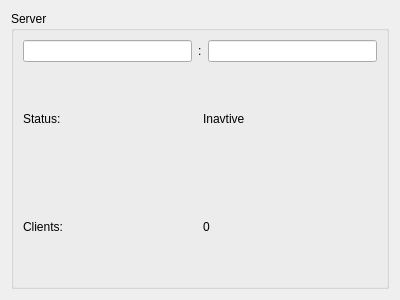
<?xml version="1.0" encoding="UTF-8"?>
<ui version="4.0">
 <class>ServerStatus</class>
 <widget class="QWidget" name="ServerStatus">
  <property name="geometry">
   <rect>
    <x>0</x>
    <y>0</y>
    <width>400</width>
    <height>300</height>
   </rect>
  </property>
  <property name="windowTitle">
   <string>Form</string>
  </property>
  <layout class="QVBoxLayout" name="verticalLayout_2">
   <item>
    <widget class="QGroupBox" name="groupBox">
     <property name="title">
      <string>Server</string>
     </property>
     <layout class="QVBoxLayout" name="verticalLayout">
      <item>
       <layout class="QHBoxLayout" name="horizontalLayout">
        <item>
         <widget class="QLineEdit" name="lineEdit">
          <property name="readOnly">
           <bool>true</bool>
          </property>
         </widget>
        </item>
        <item>
         <widget class="QLabel" name="label_2">
          <property name="text">
           <string>:</string>
          </property>
         </widget>
        </item>
        <item>
         <widget class="QLineEdit" name="lineEdit_2">
          <property name="readOnly">
           <bool>true</bool>
          </property>
         </widget>
        </item>
       </layout>
      </item>
      <item>
       <layout class="QGridLayout" name="gridLayout">
        <item row="0" column="1">
         <widget class="QLabel" name="label">
          <property name="text">
           <string>Inavtive</string>
          </property>
         </widget>
        </item>
        <item row="0" column="0">
         <widget class="QLabel" name="label_3">
          <property name="text">
           <string>Status:</string>
          </property>
         </widget>
        </item>
        <item row="1" column="0">
         <widget class="QLabel" name="label_4">
          <property name="text">
           <string>Clients:</string>
          </property>
         </widget>
        </item>
        <item row="1" column="1">
         <widget class="QLabel" name="label_5">
          <property name="text">
           <string>0</string>
          </property>
         </widget>
        </item>
       </layout>
      </item>
     </layout>
    </widget>
   </item>
  </layout>
 </widget>
 <resources/>
 <connections/>
</ui>
